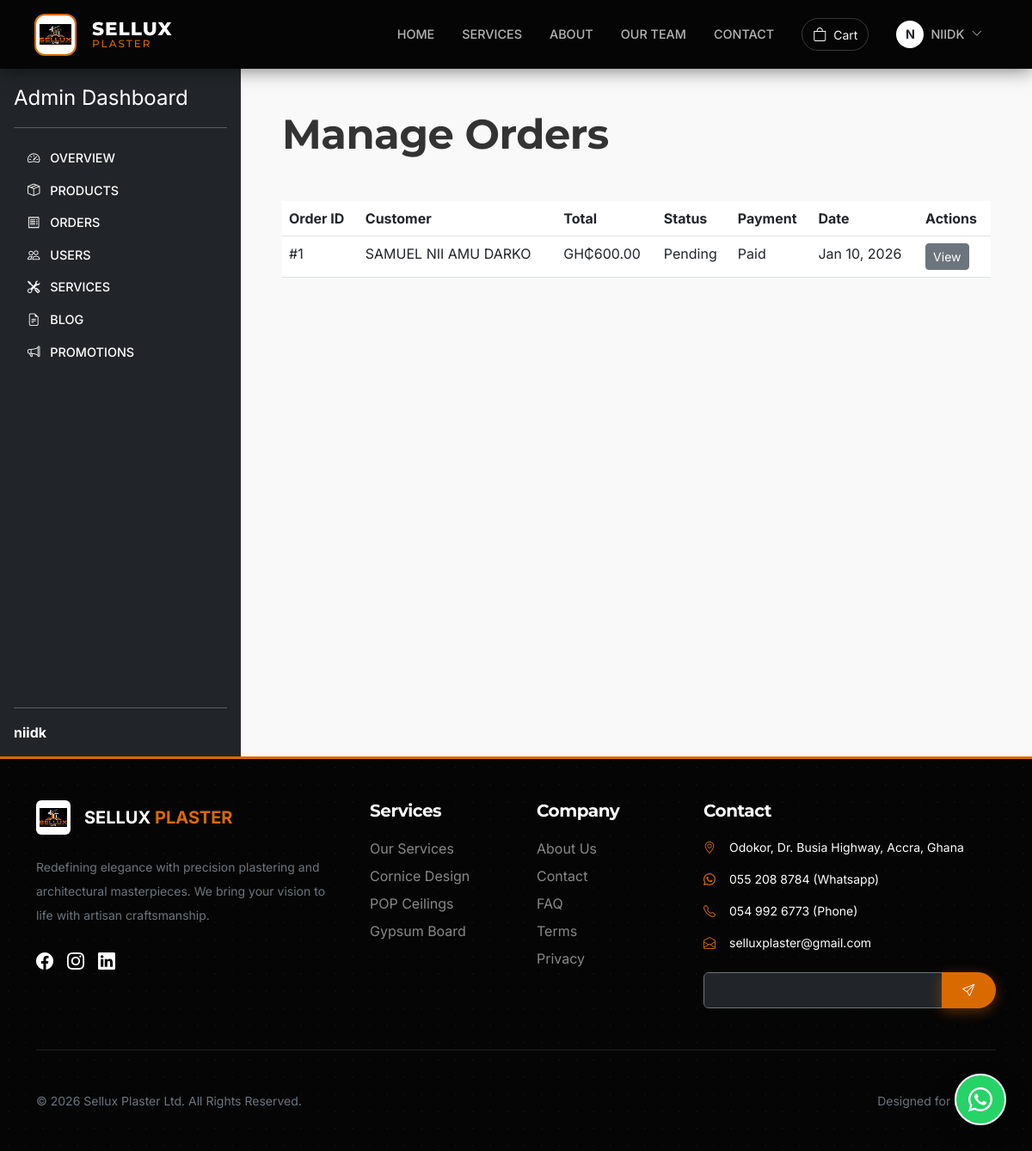
The app's page /dashboard/admin/orders/ (signed in), older data.
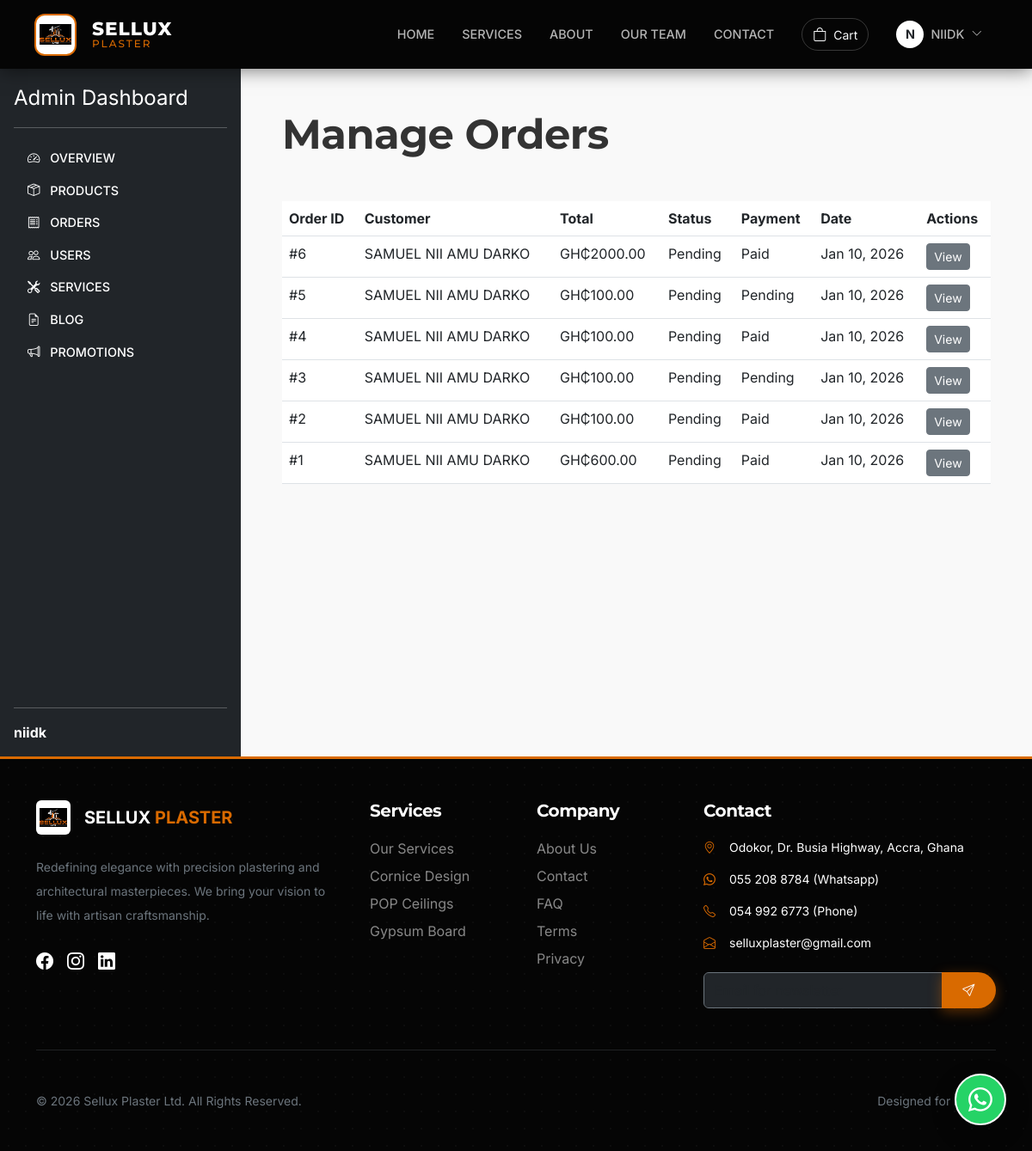
The same page, newer data.
### orders/models.py (models this page shows, shortened)
class Order(models.Model):
    DELIVERY_OPTION_DELIVERY = 'delivery'
    DELIVERY_OPTION_PICKUP = 'pickup'
    DELIVERY_CHOICES = [
        (DELIVERY_OPTION_DELIVERY, 'Delivery'),
        (DELIVERY_OPTION_PICKUP, 'In-store Pickup'),
    ]
    STATUS_PENDING = 'pending'
    STATUS_PROCESSING = 'processing'
    STATUS_SHIPPED = 'shipped'
    STATUS_DELIVERED = 'delivered'
    STATUS_CANCELLED = 'cancelled'
    STATUS_CHOICES = [
        (STATUS_PENDING, 'Pending'),
        (STATUS_PROCESSING, 'Processing'),
        (STATUS_SHIPPED, 'Shipped'),
        (STATUS_DELIVERED, 'Delivered'),
        (STATUS_CANCELLED, 'Cancelled'),
    ]
    PAYMENT_PENDING = 'pending'
    PAYMENT_PAID = 'paid'
    PAYMENT_FAILED = 'failed'
    PAYMENT_CHOICES = [
        (PAYMENT_PENDING, 'Pending'),
        (PAYMENT_PAID, 'Paid'),
        (PAYMENT_FAILED, 'Failed'),
    ]
    user = models.ForeignKey(settings.AUTH_USER_MODEL, on_delete=models.CASCADE, related_name='orders', null=True, blank=True)
    first_name = models.CharField(max_length=50)
    last_name = models.CharField(max_length=50)
    email = models.EmailField()
    phone_number = models.CharField(max_length=15, blank=True)
    delivery_option = models.CharField(max_length=20, choices=DELIVERY_CHOICES, default=DELIVERY_OPTION_DELIVERY)
    address = models.CharField(max_length=250, blank=True)
    city = models.CharField(max_length=100, blank=True)
    status = models.CharField(max_length=20, choices=STATUS_CHOICES, default=STATUS_PENDING)
    payment_status = models.CharField(max_length=20, choices=PAYMENT_CHOICES, default=PAYMENT_PENDING)
    tax = models.DecimalField(max_digits=10, decimal_places=2, default=Decimal('0.00'))
    delivery_fee = models.DecimalField(max_digits=10, decimal_places=2, default=Decimal('0.00'))
    paystack_ref = models.CharField(max_length=100, blank=True, unique=True, null=True)
    payment_channel = models.CharField(max_length=50, blank=True, help_text="e.g. mobile_money, card")
    transaction_id = models.CharField(max_length=100, blank=True, null=True)
    admin_feedback = models.TextField(blank=True, help_text="Notes for the customer regarding order status.")
    total_amount = models.DecimalField(max_digits=10, decimal_places=2, default=Decimal('0.00'))
    created_at = models.DateTimeField(auto_now_add=True)
    updated_at = models.DateTimeField(auto_now=True)
    class Meta:
        ordering = ['-created_at']

### dashboard/views.py (the view)
# urls.py: path('admin/orders/', OrderListView.as_view(), name='order_list'),
class OrderListView(UserPassesTestMixin, ListView):
    model = Order
    template_name = 'dashboard/order_list.html'
    context_object_name = 'orders'
    paginate_by = 20
    ordering = ['-created_at']
    def test_func(self):
        return self.request.user.is_staff

### cart/cart.py (called while the page is built)
    def __len__(self):
        return sum(item['quantity'] for item in self.cart.values())

### core/context_processors.py (called while the page is built)
def brand_context(request):
    return {
        'brand': get_brand_info()
    }

def cart_context(request):
    return {'cart': Cart(request)}

def promotions_context(request):
    promotion = Promotion.objects.filter(is_active=True).first()
    return {'active_promotion': promotion}

### core/utils.py (called while the page is built)
def get_brand_info():
    return {
        'company_name': 'Sellux Plaster Ltd',
        'slogan': 'Home of Affordable Luxury',
        'address': 'Odokor, Dr. Busia Highway, Accra, Ghana',
        'phone_primary': '055 208 8784',
        'phone_secondary': '054 992 6773',
        'email': 'selluxplasterltd@gmail.com',
        'whatsapp': '233549926773',
    }

### templates/dashboard/order_list.html
{% extends 'dashboard/admin_dashboard.html' %}
{% block admin_content %}
<h1 class="display-5 fw-bold mb-5">Manage Orders</h1>
<table class="table">
    <thead>
        <tr>
            <th>Order ID</th>
            <th>Customer</th>
            <th>Total</th>
            <th>Status</th>
            <th>Payment</th>
            <th>Date</th>
            <th>Actions</th>
        </tr>
    </thead>
    <tbody>
        {% for order in orders %}
            <tr>
                <td>#{{ order.id }}</td>
                <td>{{ order.first_name }} {{ order.last_name }}</td>
                <td>GH₵{{ order.total_amount }}</td>
                <td>{{ order.get_status_display }}</td>
                <td>{{ order.get_payment_status_display }}</td>
                <td>{{ order.created_at|date:"M d, Y" }}</td>
                <td>
                    <a href="{% url 'dashboard:order_detail' order.pk %}" class="btn btn-sm btn-secondary">View</a>
                </td>
            </tr>
        {% endfor %}
    </tbody>
</table>
{% endblock admin_content %}

Row changes from the older to the newer data that the page shows:
added Order: id "6", first_name "SAMUEL NII AMU", last_name "DARKO", total_amount "2000.00", status "Pending", payment_status "Paid", created_at "Jan 10, 2026"
added Order: id "5", first_name "SAMUEL NII AMU", last_name "DARKO", total_amount "100.00", status "Pending", payment_status "Pending", created_at "Jan 10, 2026"
added Order: id "4", first_name "SAMUEL NII AMU", last_name "DARKO", total_amount "100.00", status "Pending", payment_status "Paid", created_at "Jan 10, 2026"
added Order: id "3", first_name "SAMUEL NII AMU", last_name "DARKO", total_amount "100.00", status "Pending", payment_status "Pending", created_at "Jan 10, 2026"
added Order: id "2", first_name "SAMUEL NII AMU", last_name "DARKO", total_amount "100.00", status "Pending", payment_status "Paid", created_at "Jan 10, 2026"
